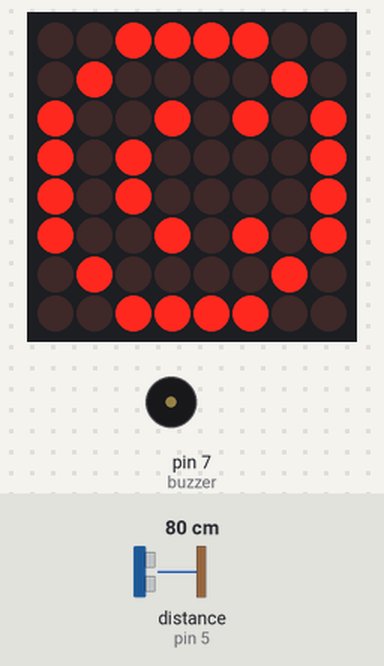
Recording of a sketch running on a simulated Arduino Uno, built with avr-gcc and run on an emulated ATmega328P. On the bench: 8×8 LED matrix, buzzer (waves = sounding). The test bench sets the inputs (shaded band); at power-on: distance to the obstacle (sensor on pin 5) 80 cm. The echo pulse lasts 58.3 µs per cm.

Above: at 1.2 s.
1.3 s: distance to the obstacle (sensor on pin 5) set to 54 cm
2.8 s: distance to the obstacle (sensor on pin 5) set to 44 cm
At 3.3 s:
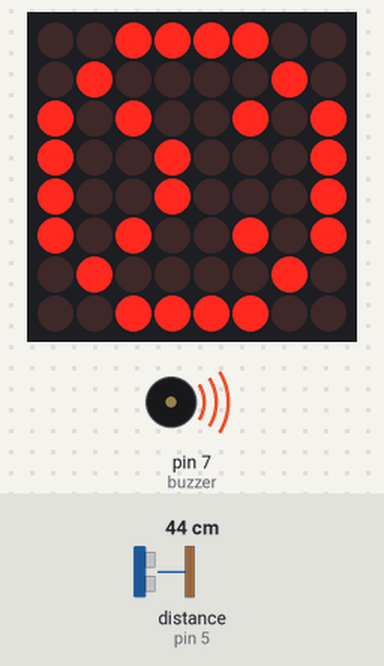
4.3 s: distance to the obstacle (sensor on pin 5) set to 60 cm
At 5.5 s:
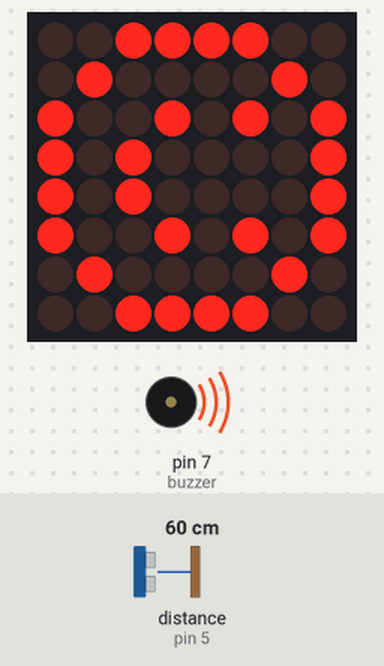
5.8 s: distance to the obstacle (sensor on pin 5) set to 2 cm
At 7.0 s:
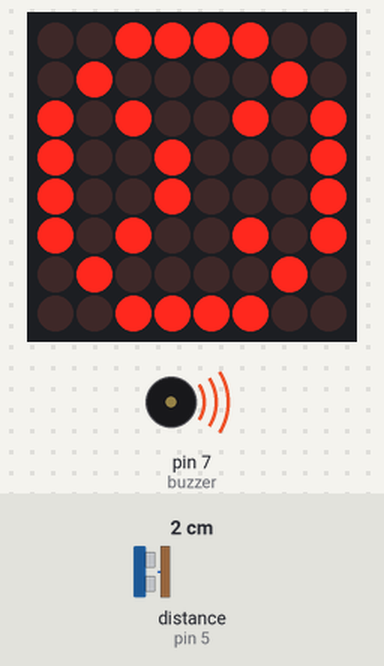
7.3 s: distance to the obstacle (sensor on pin 5) set to 120 cm
At 8.1 s:
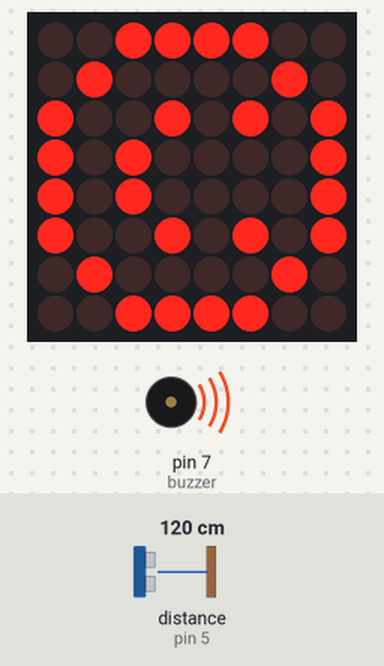
Timing chart, 0 to 9.8 s (numbered marks = the images above; inputs shaded):
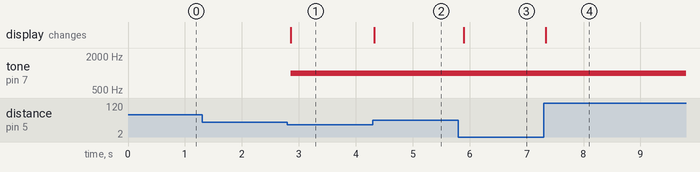

Measured:
- the behaviour switches between 50 and 49 cm on distance to the obstacle (sensor on pin 5) (found by bisection; images 0 and 1)
- after the input at 1.3 s, every drawn part: stays the same
- after the input at 2.8 s, tone on pin 7 (buzzer): silent → 1000 Hz after 0.06 s; the display: changes after 0.06 s (image 1)
- after the input at 4.3 s, the display: changes at once (image 2)
- after the input at 5.8 s, the display: changes after 0.10 s (image 3)
- after the input at 7.3 s, the display: changes at once (image 4)

The sketch:

LEDdisplay20thOct1_2.ino
```cpp
// PIN 6 = TRIG // PIN 5 = ECHO
// DIN = 8  // CS = 9 // CLK = 10
// buzzer = 7
#include <Ultrasonic.h>
#include "LedControl.h"
#include "binary.h"
Ultrasonic sensor (6,5);// PIN 6 = TRIG // PIN 5 = ECHO
LedControl lc = LedControl(8,10,9,1);// DIN = 8  // CS = 9 // CLK = 10

unsigned long delaytime=1000;

const int buzzer = 7; //buzzer to arduino pin 7

byte ft[8]= {

B00111100,
B01000010,
B10010101,
B10100001,
B10100001,
B10010101,
B01000010,
B00111100


};

byte ff[8]= {
B00111100,
B01000010,
B10100101,
B10010001,
B10010001,
B10100101,
B01000010,
B00111100};

void setup() {
  lc.shutdown(0,false);
  lc.setIntensity(0,8);
  lc.clearDisplay(0);
  pinMode(buzzer, OUTPUT); // Set buzzer - pin 9 as an output
}

void desenhaFaces(){


}

void loop(){

  int dist = sensor.Ranging(CM);
  if(dist<50){
      lc.setRow(0,0,ff[0]);
  lc.setRow(0,1,ff[1]);
  lc.setRow(0,2,ff[2]);
  lc.setRow(0,3,ff[3]);
  lc.setRow(0,4,ff[4]);
  lc.setRow(0,5,ff[5]);
  lc.setRow(0,6,ff[6]);
  lc.setRow(0,7,ff[7]);
  tone(buzzer, 1000); // Send 1KHz sound signal...

  }else{
      lc.setRow(0,0,ft[0]);
  lc.setRow(0,1,ft[1]);
  lc.setRow(0,2,ft[2]);
  lc.setRow(0,3,ft[3]);
  lc.setRow(0,4,ft[4]);
  lc.setRow(0,5,ft[5]);
  lc.setRow(0,6,ft[6]);
  lc.setRow(0,7,ft[7]);

  }delay(100);


}
```
